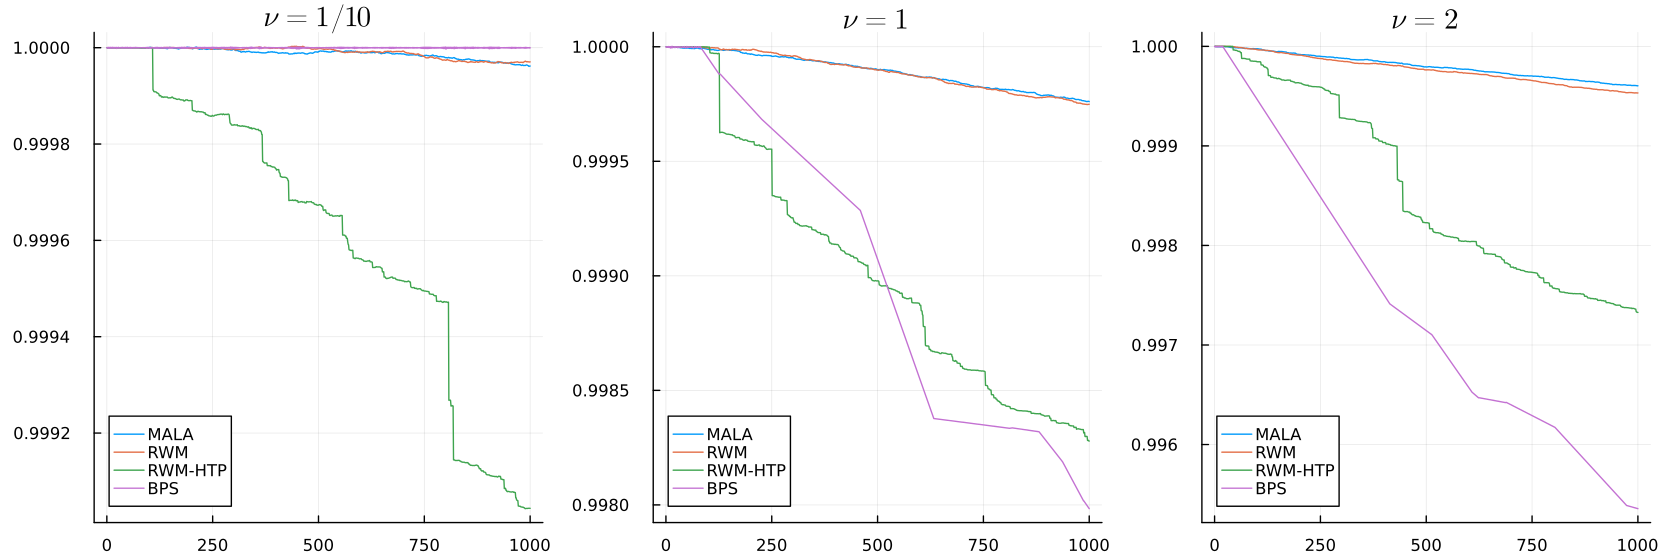

Reproduce this figure in Julia.
using Plots, LaTeXStrings, Random
include("../../src/targets/TDistr.jl")
include("../../src/rwm.jl")
include("../../src/mala.jl")
include("../../src/bps.jl")
include("./utilities_bps_tdistr.jl")


Random.seed!(1234)  # For reproducibility
n = 100_000
d = 10
β = 1.0
println("Generating n = $(n) observations in d = $(d) dimensions from a t-distribution with β = $(β) degrees of freedom...")
yy, ymax = sample_data(d, n, β)
ν = β # well-specified case



using Plots
function runall(yy, n,ymax, d)
    νν = [0.1, 1.0, 2.0]
    pp = []
    hh = [0.25, 0.5, 0.7]
    i = 0
    for ν in νν
        i += 1
        h = hh[i]
        @show ν
        T = TDistr(yy, n, ν, ymax, d)
        nsteps = 1_000
        Tf = 1_000.0
        res1, acc1 = mala(T, ymax, h, nsteps)
        @show acc1
        res2, acc2 = rwm(T, ymax, h, nsteps)
        @show acc2
        res3, acc3 = rwm_t(T, ymax, h, nsteps)
        @show acc3
        res, ac, ht, grad_eval =  pdmp(T, Tf, ymax, randn(d), λref = 0.01, carryon = true)
        @show grad_eval
        bps_xx = getindex.(res,2)
        bps_tt = getindex.(res,1)
        p = plot([norm(res1[:,i])/norm(ymax) for i in 1:nsteps], label = "MALA" )
        plot!(p, [norm(res2[:,i])/norm(ymax) for i in 1:nsteps], label = "RWM")
        plot!(p, [norm(res3[:,i])/norm(ymax) for i in 1:nsteps], label = "RWM-HTP")
        plot!(p, bps_tt, norm.(bps_xx)/norm(ymax), label = "BPS")
        push!(pp, p)
    end
    return pp
end

pp = runall(yy, n,ymax, d)
using LaTeXStrings
title!(pp[1], L"\nu = 1/10")
title!(pp[2], L"\nu = 1")
title!(pp[3], L"\nu = 2")
p = plot(pp..., layout = (1,3), size = (1200, 400))
savefig(p, "traces.pdf")
